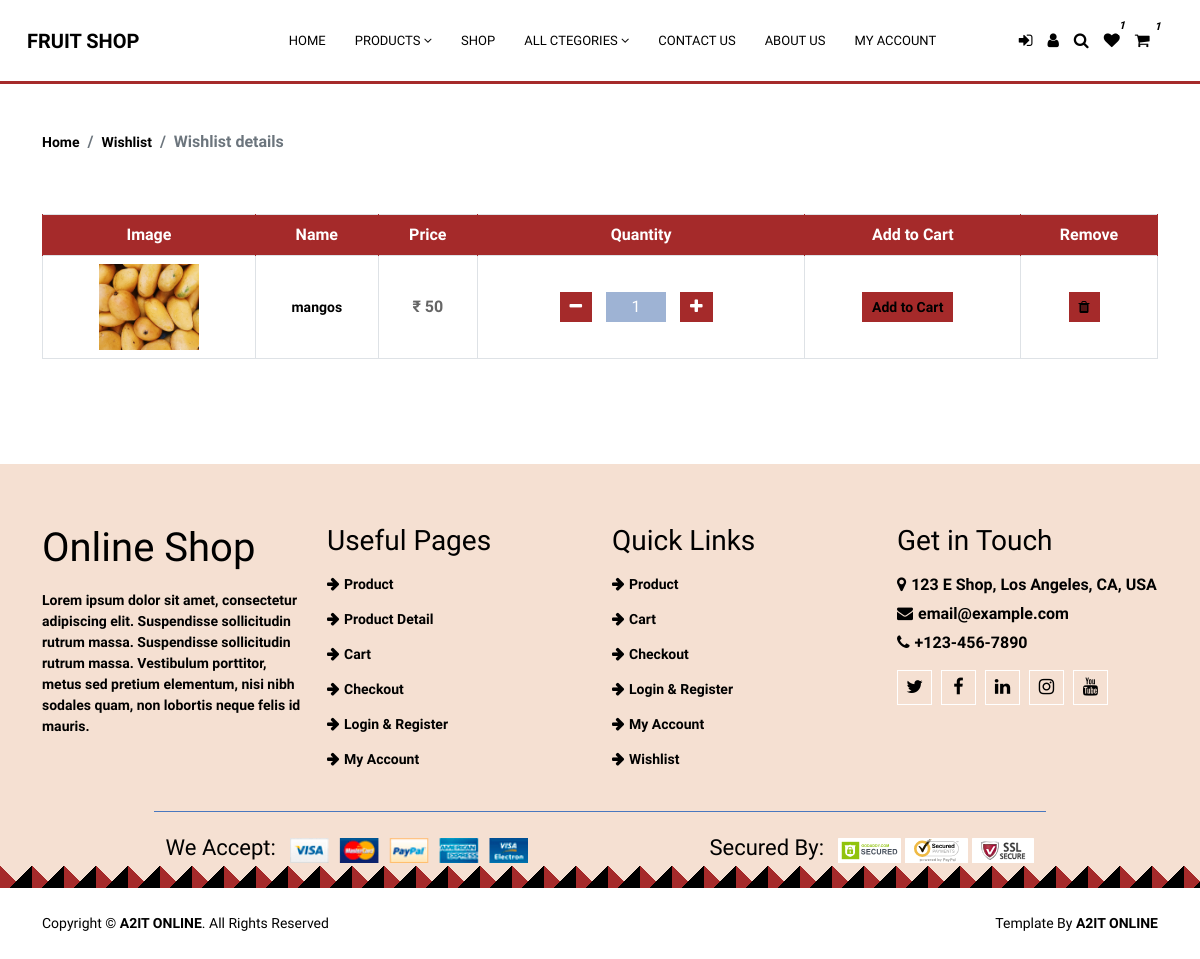
The app's page /wishlist/ with its own data.
### app/models.py (models this page shows)
class Wishlist(models.Model):
    Product_id = models.CharField(max_length=100)
    Product_name = models.CharField(max_length=100)
    Product_Price = models.CharField(max_length=100)
    Product_Discount_price = models.CharField(max_length=100)
    Product_Unit = models.CharField(max_length=100, default='')
    Product_img = models.CharField(max_length=300, default='')
    created_date = models.DateTimeField(default=timezone.now)

### app/views.py (the view)
# urls.py: path('wishlist/', views.wishlist, name="wishlist"),
def wishlist(request):
    wish = Wishlist.objects.all()
    wish2 = Wishlist.objects.all().count()
    cart = Addtocart.objects.all().count()
    request.session['wishcount'] =wish2
    request.session['cartcount'] =cart
    return render(request, 'pages/wishlist.html', {'wish':wish})

### templates/pages/wishlist.html
{% extends 'common/base.html' %}
{% load static %}
{% block content %}
<div class="breadcrumb-wrap product-warop-product">
    <div class="container">
        <ul class="breadcrumb">
            <li class="breadcrumb-item"><a href="#">Home</a></li>
            <li class="breadcrumb-item"><a href="#">Wishlist</a></li>
            <li class="breadcrumb-item active">Wishlist details</li>
        </ul>
    </div>
</div>
<div class="cart-page">
<div class="container">
    <div class="row">
        <div class="col-md-12">
            <div class="table-responsive">
                <table class="table table-bordered">
                    <thead class="thead-dark">
                        <tr>
                            <th>Image</th>
                            <th>Name</th>
                            <th>Price</th>
                            <th>Quantity</th>
                            <th>Add to Cart</th>
                            <th>Remove</th>
                        </tr>
                    </thead>
                    <tbody class="align-middle">
                        {% for product in wish %}
                        <tr>
                            <td><a href="#"><img src="{{MEDIA_ROOT}}../{{product.Product_img}}" alt="Image" /></a></td>
                            <td><a href="#">{{product.Product_name}}</a></td>
                            <td>₹ {{product.Product_Discount_price}}</td>
                            <td>
                                <div class="qty">
                                    <button class="btn-minus"><i class="fa fa-minus"></i></button>
                                    <input type="text" value="1" />
                                    <button class="btn-plus"><i class="fa fa-plus"></i></button>
                                </div>
                            </td>
                            <td><button><a href="{% url 'addcard' product.Product_id %}">Add to Cart</a></button></td>
                            <td>
                            <button id="trasid"><a href="{% url 'wishdel' product.Product_id %}"><i class="fa fa-trash"></i></a></button>
                            </td>
                        </tr>
                        {% endfor %}
                    </tbody>
                </table>
            </div>
        </div>
    </div>
</div>
</div>
{% endblock %}

### static/css/style.css (style rules this page uses)
body { line-height: 1.5; font-family: 'Varela Round', sans-serif; font-weight: 700; overflow-x: hidden; }
* { margin:0; box-sizing: border-box; }
body a, p { font-size: 14px; font-weight: 700; }
:before,:after { box-sizing: border-box; }
.product-warop-product { margin-top: 80px; }

### static/css/style2.css (style rules this page uses)
a { color: black; transition: 0.5s; text-decoration: none; }
.breadcrumb-wrap { position: relative; width: 100%; background: #ffffff; }
.breadcrumb-wrap .breadcrumb { margin: 15px 0 0 0; padding: 0; background: none; padding-top: 50px; }
.cart-page { position: relative; padding: 60px 0; }
.cart-page .table { width: 100%; text-align: center; margin-bottom: 45px; }
.cart-page .table .thead-dark th { text-align: center; background: brown; border-color: brown; vertical-align: middle; color: white; }
.cart-page .table td { color: #666666; font-size: 16px; font-weight: 600; vertical-align: middle; }
.cart-page .table img { max-width: 100px; max-height: 100px; }
.cart-page .table .qty { display: inline-block; }
.cart-page .table button { height: 30px; padding: 2px 10px; text-align: center; color: #ffffff; background: brown; border: none; }
.cart-page .table input { width: 60px; height: 30px; color: #ffffff; text-align: center; background: rgba(63, 105, 170, .5); border: none; }
button, input, optgroup, select, textarea { margin-right: 10px; }

### records on screen
Wishlist: Product_img (picture), Product_name "mangos", Product_Discount_price "50"

### other values on screen
{{ request.session.wishcount }} "1"
{{ request.session.cartcount }} "1"
